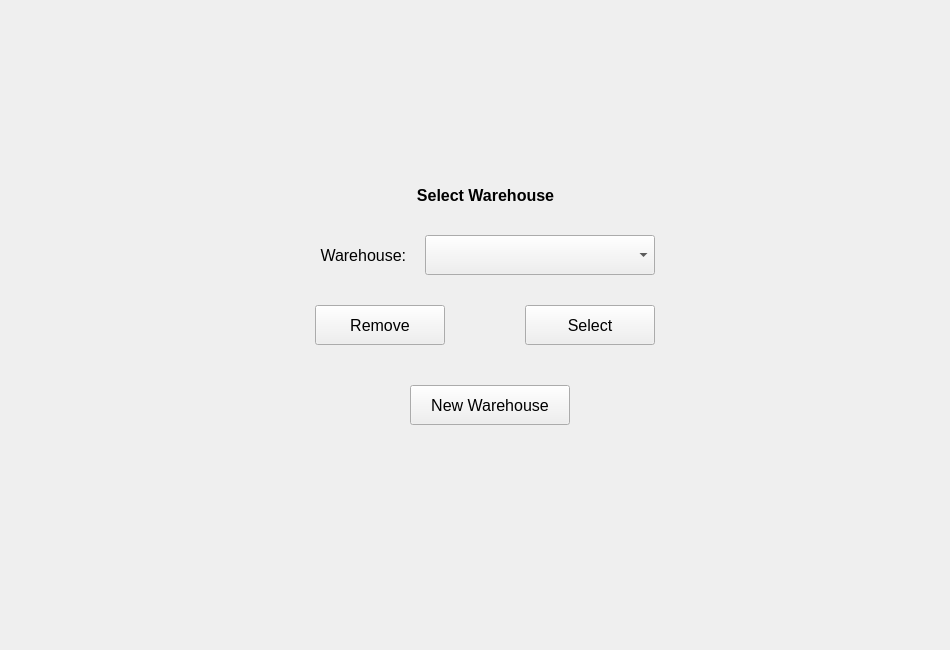
<?xml version="1.0" encoding="UTF-8"?>
<ui version="4.0">
 <class>MainWindow</class>
 <widget class="QMainWindow" name="MainWindow">
  <property name="geometry">
   <rect>
    <x>0</x>
    <y>0</y>
    <width>950</width>
    <height>650</height>
   </rect>
  </property>
  <property name="sizePolicy">
   <sizepolicy hsizetype="Ignored" vsizetype="Preferred">
    <horstretch>0</horstretch>
    <verstretch>0</verstretch>
   </sizepolicy>
  </property>
  <property name="font">
   <font>
    <pointsize>12</pointsize>
   </font>
  </property>
  <property name="windowTitle">
   <string>MainWindow</string>
  </property>
  <widget class="QWidget" name="centralWidget">
   <widget class="QStackedWidget" name="stackedWidget">
    <property name="enabled">
     <bool>true</bool>
    </property>
    <property name="geometry">
     <rect>
      <x>5</x>
      <y>5</y>
      <width>940</width>
      <height>640</height>
     </rect>
    </property>
    <property name="font">
     <font>
      <pointsize>12</pointsize>
     </font>
    </property>
    <property name="currentIndex">
     <number>0</number>
    </property>
    <widget class="QWidget" name="Main_page">
     <widget class="QPushButton" name="buttonNewWarehouse">
      <property name="geometry">
       <rect>
        <x>405</x>
        <y>380</y>
        <width>160</width>
        <height>40</height>
       </rect>
      </property>
      <property name="font">
       <font>
        <pointsize>12</pointsize>
       </font>
      </property>
      <property name="text">
       <string>New Warehouse</string>
      </property>
     </widget>
     <widget class="QLabel" name="label_2">
      <property name="geometry">
       <rect>
        <x>310</x>
        <y>170</y>
        <width>341</width>
        <height>40</height>
       </rect>
      </property>
      <property name="font">
       <font>
        <pointsize>12</pointsize>
        <weight>75</weight>
        <bold>true</bold>
       </font>
      </property>
      <property name="text">
       <string>Select Warehouse</string>
      </property>
      <property name="alignment">
       <set>Qt::AlignCenter</set>
      </property>
     </widget>
     <widget class="QPushButton" name="buttonSelectWarehouse">
      <property name="geometry">
       <rect>
        <x>520</x>
        <y>300</y>
        <width>130</width>
        <height>40</height>
       </rect>
      </property>
      <property name="font">
       <font>
        <pointsize>12</pointsize>
       </font>
      </property>
      <property name="text">
       <string>Select</string>
      </property>
     </widget>
     <widget class="QPushButton" name="buttonRemoveWarehouse">
      <property name="geometry">
       <rect>
        <x>310</x>
        <y>300</y>
        <width>130</width>
        <height>40</height>
       </rect>
      </property>
      <property name="font">
       <font>
        <pointsize>12</pointsize>
       </font>
      </property>
      <property name="text">
       <string>Remove</string>
      </property>
     </widget>
     <widget class="QComboBox" name="comboBoxWarehouse">
      <property name="geometry">
       <rect>
        <x>420</x>
        <y>230</y>
        <width>230</width>
        <height>40</height>
       </rect>
      </property>
      <property name="font">
       <font>
        <pointsize>12</pointsize>
        <kerning>true</kerning>
       </font>
      </property>
      <property name="editable">
       <bool>false</bool>
      </property>
     </widget>
     <widget class="QLabel" name="label">
      <property name="geometry">
       <rect>
        <x>280</x>
        <y>230</y>
        <width>130</width>
        <height>40</height>
       </rect>
      </property>
      <property name="font">
       <font>
        <pointsize>12</pointsize>
       </font>
      </property>
      <property name="text">
       <string>Warehouse:  </string>
      </property>
      <property name="alignment">
       <set>Qt::AlignRight|Qt::AlignTrailing|Qt::AlignVCenter</set>
      </property>
     </widget>
    </widget>
    <widget class="QWidget" name="Warehouse_page">
     <widget class="QLabel" name="labelTitle">
      <property name="enabled">
       <bool>true</bool>
      </property>
      <property name="geometry">
       <rect>
        <x>340</x>
        <y>170</y>
        <width>261</width>
        <height>40</height>
       </rect>
      </property>
      <property name="font">
       <font>
        <pointsize>12</pointsize>
        <weight>75</weight>
        <bold>true</bold>
       </font>
      </property>
      <property name="text">
       <string>Add New Warehouse</string>
      </property>
      <property name="alignment">
       <set>Qt::AlignCenter</set>
      </property>
     </widget>
     <widget class="QLineEdit" name="textWarehouseName">
      <property name="geometry">
       <rect>
        <x>400</x>
        <y>230</y>
        <width>200</width>
        <height>40</height>
       </rect>
      </property>
      <property name="font">
       <font>
        <pointsize>12</pointsize>
       </font>
      </property>
      <property name="text">
       <string/>
      </property>
      <property name="maxLength">
       <number>24</number>
      </property>
     </widget>
     <widget class="QLabel" name="labelName">
      <property name="geometry">
       <rect>
        <x>340</x>
        <y>230</y>
        <width>50</width>
        <height>40</height>
       </rect>
      </property>
      <property name="font">
       <font>
        <pointsize>12</pointsize>
       </font>
      </property>
      <property name="text">
       <string>Name:</string>
      </property>
      <property name="alignment">
       <set>Qt::AlignRight|Qt::AlignTrailing|Qt::AlignVCenter</set>
      </property>
     </widget>
     <widget class="QLabel" name="labelTruckCapacity">
      <property name="geometry">
       <rect>
        <x>340</x>
        <y>280</y>
        <width>120</width>
        <height>40</height>
       </rect>
      </property>
      <property name="font">
       <font>
        <pointsize>12</pointsize>
       </font>
      </property>
      <property name="layoutDirection">
       <enum>Qt::LeftToRight</enum>
      </property>
      <property name="text">
       <string>Truck Capacity:  </string>
      </property>
      <property name="alignment">
       <set>Qt::AlignRight|Qt::AlignTrailing|Qt::AlignVCenter</set>
      </property>
     </widget>
     <widget class="QLabel" name="labelGoodsCapacity">
      <property name="geometry">
       <rect>
        <x>340</x>
        <y>330</y>
        <width>120</width>
        <height>40</height>
       </rect>
      </property>
      <property name="font">
       <font>
        <pointsize>12</pointsize>
       </font>
      </property>
      <property name="text">
       <string>Goods Capacity: </string>
      </property>
      <property name="alignment">
       <set>Qt::AlignRight|Qt::AlignTrailing|Qt::AlignVCenter</set>
      </property>
     </widget>
     <widget class="QSpinBox" name="spinBoxWarehouseTruckCap">
      <property name="geometry">
       <rect>
        <x>520</x>
        <y>280</y>
        <width>80</width>
        <height>40</height>
       </rect>
      </property>
      <property name="suffix">
       <string/>
      </property>
      <property name="minimum">
       <number>1</number>
      </property>
      <property name="maximum">
       <number>100</number>
      </property>
      <property name="value">
       <number>1</number>
      </property>
      <property name="displayIntegerBase">
       <number>10</number>
      </property>
     </widget>
     <widget class="QSpinBox" name="spinBoxWarehouseGoodsCap">
      <property name="geometry">
       <rect>
        <x>520</x>
        <y>330</y>
        <width>80</width>
        <height>40</height>
       </rect>
      </property>
      <property name="minimum">
       <number>1</number>
      </property>
      <property name="maximum">
       <number>100</number>
      </property>
     </widget>
     <widget class="QPushButton" name="pushButtonAddWarehouse">
      <property name="geometry">
       <rect>
        <x>340</x>
        <y>390</y>
        <width>100</width>
        <height>40</height>
       </rect>
      </property>
      <property name="text">
       <string>Add</string>
      </property>
     </widget>
     <widget class="QPushButton" name="pushButtonBackToMain">
      <property name="geometry">
       <rect>
        <x>500</x>
        <y>390</y>
        <width>100</width>
        <height>40</height>
       </rect>
      </property>
      <property name="text">
       <string>Back</string>
      </property>
     </widget>
    </widget>
    <widget class="QWidget" name="Truck_page">
     <widget class="QLabel" name="labelWarehouseName">
      <property name="enabled">
       <bool>true</bool>
      </property>
      <property name="geometry">
       <rect>
        <x>50</x>
        <y>40</y>
        <width>851</width>
        <height>40</height>
       </rect>
      </property>
      <property name="font">
       <font>
        <pointsize>12</pointsize>
        <weight>75</weight>
        <bold>true</bold>
       </font>
      </property>
      <property name="text">
       <string>[warehouse_name]</string>
      </property>
      <property name="alignment">
       <set>Qt::AlignCenter</set>
      </property>
     </widget>
     <widget class="QListWidget" name="listWidgetWarehouseTrucks">
      <property name="geometry">
       <rect>
        <x>50</x>
        <y>119</y>
        <width>300</width>
        <height>381</height>
       </rect>
      </property>
     </widget>
     <widget class="QPushButton" name="pushButtonRemoveTruck">
      <property name="geometry">
       <rect>
        <x>50</x>
        <y>520</y>
        <width>120</width>
        <height>40</height>
       </rect>
      </property>
      <property name="text">
       <string>Remove</string>
      </property>
     </widget>
     <widget class="QPushButton" name="pushButtonSelectTruck">
      <property name="geometry">
       <rect>
        <x>230</x>
        <y>520</y>
        <width>120</width>
        <height>40</height>
       </rect>
      </property>
      <property name="text">
       <string>Select</string>
      </property>
     </widget>
     <widget class="QPushButton" name="pushButtonNewTruck">
      <property name="geometry">
       <rect>
        <x>120</x>
        <y>580</y>
        <width>160</width>
        <height>40</height>
       </rect>
      </property>
      <property name="text">
       <string>New Truck</string>
      </property>
     </widget>
     <widget class="QListWidget" name="listWidgetWarehouseGoods">
      <property name="geometry">
       <rect>
        <x>600</x>
        <y>119</y>
        <width>300</width>
        <height>381</height>
       </rect>
      </property>
     </widget>
     <widget class="QPushButton" name="pushButtonWarehouseRemoveGoods">
      <property name="geometry">
       <rect>
        <x>600</x>
        <y>520</y>
        <width>120</width>
        <height>40</height>
       </rect>
      </property>
      <property name="text">
       <string>Remove</string>
      </property>
     </widget>
     <widget class="QPushButton" name="pushButtonWarehouseSelectGoods">
      <property name="geometry">
       <rect>
        <x>780</x>
        <y>520</y>
        <width>120</width>
        <height>40</height>
       </rect>
      </property>
      <property name="text">
       <string>Select</string>
      </property>
     </widget>
     <widget class="QPushButton" name="pushButtonWarehouseNewGoods">
      <property name="geometry">
       <rect>
        <x>670</x>
        <y>580</y>
        <width>160</width>
        <height>40</height>
       </rect>
      </property>
      <property name="text">
       <string>New Goods</string>
      </property>
     </widget>
     <widget class="QPushButton" name="pushButtonBackToMain_2">
      <property name="geometry">
       <rect>
        <x>440</x>
        <y>550</y>
        <width>71</width>
        <height>41</height>
       </rect>
      </property>
      <property name="text">
       <string>Back</string>
      </property>
     </widget>
     <widget class="QLabel" name="label_4">
      <property name="geometry">
       <rect>
        <x>46</x>
        <y>93</y>
        <width>301</width>
        <height>16</height>
       </rect>
      </property>
      <property name="text">
       <string>Trucks:</string>
      </property>
      <property name="alignment">
       <set>Qt::AlignCenter</set>
      </property>
     </widget>
     <widget class="QLabel" name="label_5">
      <property name="geometry">
       <rect>
        <x>600</x>
        <y>90</y>
        <width>301</width>
        <height>21</height>
       </rect>
      </property>
      <property name="text">
       <string>Goods:</string>
      </property>
      <property name="alignment">
       <set>Qt::AlignCenter</set>
      </property>
     </widget>
    </widget>
    <widget class="QWidget" name="page">
     <widget class="QLabel" name="labelTruckName">
      <property name="enabled">
       <bool>true</bool>
      </property>
      <property name="geometry">
       <rect>
        <x>50</x>
        <y>40</y>
        <width>851</width>
        <height>40</height>
       </rect>
      </property>
      <property name="font">
       <font>
        <pointsize>12</pointsize>
        <weight>75</weight>
        <bold>true</bold>
       </font>
      </property>
      <property name="text">
       <string>[truck_name]</string>
      </property>
      <property name="alignment">
       <set>Qt::AlignCenter</set>
      </property>
     </widget>
     <widget class="QPushButton" name="pushButtonTruckSelectGoods">
      <property name="geometry">
       <rect>
        <x>230</x>
        <y>520</y>
        <width>120</width>
        <height>40</height>
       </rect>
      </property>
      <property name="text">
       <string>Select</string>
      </property>
     </widget>
     <widget class="QPushButton" name="pushButtonTruckNewGoods">
      <property name="geometry">
       <rect>
        <x>50</x>
        <y>580</y>
        <width>121</width>
        <height>40</height>
       </rect>
      </property>
      <property name="text">
       <string>New Goods</string>
      </property>
     </widget>
     <widget class="QListWidget" name="listWidgetTruckGoods">
      <property name="geometry">
       <rect>
        <x>50</x>
        <y>119</y>
        <width>300</width>
        <height>381</height>
       </rect>
      </property>
      <property name="alternatingRowColors">
       <bool>false</bool>
      </property>
     </widget>
     <widget class="QPushButton" name="pushButtonTruckRemoveGoods">
      <property name="geometry">
       <rect>
        <x>50</x>
        <y>520</y>
        <width>120</width>
        <height>40</height>
       </rect>
      </property>
      <property name="text">
       <string>Remove</string>
      </property>
     </widget>
     <widget class="QLineEdit" name="lineEditTruckDestination">
      <property name="geometry">
       <rect>
        <x>640</x>
        <y>250</y>
        <width>251</width>
        <height>41</height>
       </rect>
      </property>
     </widget>
     <widget class="QLabel" name="label_3">
      <property name="geometry">
       <rect>
        <x>540</x>
        <y>250</y>
        <width>91</width>
        <height>41</height>
       </rect>
      </property>
      <property name="text">
       <string>Destination:</string>
      </property>
      <property name="alignment">
       <set>Qt::AlignRight|Qt::AlignTrailing|Qt::AlignVCenter</set>
      </property>
     </widget>
     <widget class="QPushButton" name="pushButtonTruckChangeDestination">
      <property name="geometry">
       <rect>
        <x>630</x>
        <y>310</y>
        <width>171</width>
        <height>40</height>
       </rect>
      </property>
      <property name="text">
       <string>Save Destination</string>
      </property>
     </widget>
     <widget class="QPushButton" name="pushButtonBackToWarehouse">
      <property name="geometry">
       <rect>
        <x>440</x>
        <y>550</y>
        <width>71</width>
        <height>41</height>
       </rect>
      </property>
      <property name="text">
       <string>Back</string>
      </property>
     </widget>
     <widget class="QPushButton" name="pushButtonTruckMoveGoods">
      <property name="geometry">
       <rect>
        <x>230</x>
        <y>580</y>
        <width>121</width>
        <height>40</height>
       </rect>
      </property>
      <property name="text">
       <string>Move Goods</string>
      </property>
     </widget>
     <widget class="QLabel" name="label_6">
      <property name="geometry">
       <rect>
        <x>50</x>
        <y>90</y>
        <width>301</width>
        <height>21</height>
       </rect>
      </property>
      <property name="text">
       <string>Goods:</string>
      </property>
      <property name="alignment">
       <set>Qt::AlignCenter</set>
      </property>
     </widget>
    </widget>
    <widget class="QWidget" name="page_2">
     <widget class="QPushButton" name="pushButtonBackToWarehouse_2">
      <property name="geometry">
       <rect>
        <x>480</x>
        <y>430</y>
        <width>81</width>
        <height>41</height>
       </rect>
      </property>
      <property name="text">
       <string>Back</string>
      </property>
     </widget>
     <widget class="QLabel" name="labelGoodsName">
      <property name="enabled">
       <bool>true</bool>
      </property>
      <property name="geometry">
       <rect>
        <x>40</x>
        <y>170</y>
        <width>851</width>
        <height>40</height>
       </rect>
      </property>
      <property name="font">
       <font>
        <pointsize>12</pointsize>
        <weight>75</weight>
        <bold>true</bold>
       </font>
      </property>
      <property name="text">
       <string>[goods_name]</string>
      </property>
      <property name="alignment">
       <set>Qt::AlignCenter</set>
      </property>
     </widget>
     <widget class="QLineEdit" name="lineEditGoodsDestination">
      <property name="geometry">
       <rect>
        <x>420</x>
        <y>240</y>
        <width>201</width>
        <height>41</height>
       </rect>
      </property>
     </widget>
     <widget class="QLabel" name="label_7">
      <property name="geometry">
       <rect>
        <x>300</x>
        <y>240</y>
        <width>91</width>
        <height>41</height>
       </rect>
      </property>
      <property name="text">
       <string>Destination:</string>
      </property>
      <property name="alignment">
       <set>Qt::AlignLeading|Qt::AlignLeft|Qt::AlignVCenter</set>
      </property>
     </widget>
     <widget class="QLabel" name="label_8">
      <property name="geometry">
       <rect>
        <x>300</x>
        <y>300</y>
        <width>121</width>
        <height>41</height>
       </rect>
      </property>
      <property name="text">
       <string>Expiration Date:</string>
      </property>
      <property name="alignment">
       <set>Qt::AlignLeading|Qt::AlignLeft|Qt::AlignVCenter</set>
      </property>
     </widget>
     <widget class="QDoubleSpinBox" name="doubleSpinBoxGoodsWeight">
      <property name="geometry">
       <rect>
        <x>421</x>
        <y>360</y>
        <width>201</width>
        <height>41</height>
       </rect>
      </property>
      <property name="buttonSymbols">
       <enum>QAbstractSpinBox::UpDownArrows</enum>
      </property>
      <property name="suffix">
       <string> kg</string>
      </property>
      <property name="decimals">
       <number>2</number>
      </property>
      <property name="maximum">
       <double>1000.000000000000000</double>
      </property>
     </widget>
     <widget class="QLabel" name="label_9">
      <property name="geometry">
       <rect>
        <x>300</x>
        <y>360</y>
        <width>91</width>
        <height>41</height>
       </rect>
      </property>
      <property name="text">
       <string>Weight:</string>
      </property>
      <property name="alignment">
       <set>Qt::AlignLeading|Qt::AlignLeft|Qt::AlignVCenter</set>
      </property>
     </widget>
     <widget class="QDateEdit" name="dateEditGoodsDate">
      <property name="geometry">
       <rect>
        <x>419</x>
        <y>300</y>
        <width>201</width>
        <height>41</height>
       </rect>
      </property>
     </widget>
     <widget class="QPushButton" name="pushButtonSaveGoods">
      <property name="geometry">
       <rect>
        <x>370</x>
        <y>430</y>
        <width>81</width>
        <height>41</height>
       </rect>
      </property>
      <property name="text">
       <string>Save</string>
      </property>
     </widget>
    </widget>
    <widget class="QWidget" name="page_3">
     <widget class="QDoubleSpinBox" name="doubleSpinBoxNewGoodsWeight">
      <property name="geometry">
       <rect>
        <x>431</x>
        <y>390</y>
        <width>201</width>
        <height>41</height>
       </rect>
      </property>
      <property name="buttonSymbols">
       <enum>QAbstractSpinBox::UpDownArrows</enum>
      </property>
      <property name="suffix">
       <string> kg</string>
      </property>
      <property name="decimals">
       <number>2</number>
      </property>
      <property name="maximum">
       <double>1000.000000000000000</double>
      </property>
     </widget>
     <widget class="QLabel" name="label_10">
      <property name="geometry">
       <rect>
        <x>310</x>
        <y>270</y>
        <width>91</width>
        <height>41</height>
       </rect>
      </property>
      <property name="text">
       <string>Destination:</string>
      </property>
      <property name="alignment">
       <set>Qt::AlignLeading|Qt::AlignLeft|Qt::AlignVCenter</set>
      </property>
     </widget>
     <widget class="QPushButton" name="pushButtonBackToWarehouse_3">
      <property name="geometry">
       <rect>
        <x>480</x>
        <y>460</y>
        <width>71</width>
        <height>41</height>
       </rect>
      </property>
      <property name="text">
       <string>Back</string>
      </property>
     </widget>
     <widget class="QDateEdit" name="dateEditNewGoodsDate">
      <property name="geometry">
       <rect>
        <x>429</x>
        <y>330</y>
        <width>201</width>
        <height>41</height>
       </rect>
      </property>
     </widget>
     <widget class="QLabel" name="labelTruckName_3">
      <property name="enabled">
       <bool>true</bool>
      </property>
      <property name="geometry">
       <rect>
        <x>50</x>
        <y>150</y>
        <width>851</width>
        <height>40</height>
       </rect>
      </property>
      <property name="font">
       <font>
        <pointsize>12</pointsize>
        <weight>75</weight>
        <bold>true</bold>
       </font>
      </property>
      <property name="text">
       <string>Add New Goods</string>
      </property>
      <property name="alignment">
       <set>Qt::AlignCenter</set>
      </property>
     </widget>
     <widget class="QLineEdit" name="lineEditNewGoodsDestination">
      <property name="geometry">
       <rect>
        <x>430</x>
        <y>270</y>
        <width>201</width>
        <height>41</height>
       </rect>
      </property>
     </widget>
     <widget class="QLabel" name="label_11">
      <property name="geometry">
       <rect>
        <x>310</x>
        <y>390</y>
        <width>91</width>
        <height>41</height>
       </rect>
      </property>
      <property name="text">
       <string>Weight:</string>
      </property>
      <property name="alignment">
       <set>Qt::AlignLeading|Qt::AlignLeft|Qt::AlignVCenter</set>
      </property>
     </widget>
     <widget class="QLabel" name="label_12">
      <property name="geometry">
       <rect>
        <x>310</x>
        <y>330</y>
        <width>121</width>
        <height>41</height>
       </rect>
      </property>
      <property name="text">
       <string>Expiration Date:</string>
      </property>
      <property name="alignment">
       <set>Qt::AlignLeading|Qt::AlignLeft|Qt::AlignVCenter</set>
      </property>
     </widget>
     <widget class="QLabel" name="label_13">
      <property name="geometry">
       <rect>
        <x>310</x>
        <y>210</y>
        <width>91</width>
        <height>41</height>
       </rect>
      </property>
      <property name="text">
       <string>Name:</string>
      </property>
      <property name="alignment">
       <set>Qt::AlignLeading|Qt::AlignLeft|Qt::AlignVCenter</set>
      </property>
     </widget>
     <widget class="QLineEdit" name="lineEditNewGoodsName">
      <property name="geometry">
       <rect>
        <x>430</x>
        <y>210</y>
        <width>201</width>
        <height>41</height>
       </rect>
      </property>
     </widget>
     <widget class="QPushButton" name="pushButtonAddGoodsToWarehouseOrTruck">
      <property name="geometry">
       <rect>
        <x>380</x>
        <y>460</y>
        <width>71</width>
        <height>41</height>
       </rect>
      </property>
      <property name="text">
       <string>Add</string>
      </property>
     </widget>
    </widget>
    <widget class="QWidget" name="page_4">
     <widget class="QLineEdit" name="lineEditNewTruckName">
      <property name="geometry">
       <rect>
        <x>420</x>
        <y>230</y>
        <width>201</width>
        <height>41</height>
       </rect>
      </property>
     </widget>
     <widget class="QPushButton" name="pushButtonAddTruck">
      <property name="geometry">
       <rect>
        <x>380</x>
        <y>410</y>
        <width>71</width>
        <height>41</height>
       </rect>
      </property>
      <property name="text">
       <string>Add</string>
      </property>
     </widget>
     <widget class="QLabel" name="label_14">
      <property name="geometry">
       <rect>
        <x>310</x>
        <y>230</y>
        <width>91</width>
        <height>41</height>
       </rect>
      </property>
      <property name="text">
       <string>Name:</string>
      </property>
      <property name="alignment">
       <set>Qt::AlignLeading|Qt::AlignLeft|Qt::AlignVCenter</set>
      </property>
     </widget>
     <widget class="QLabel" name="label_15">
      <property name="geometry">
       <rect>
        <x>310</x>
        <y>290</y>
        <width>91</width>
        <height>41</height>
       </rect>
      </property>
      <property name="text">
       <string>Destination:</string>
      </property>
      <property name="alignment">
       <set>Qt::AlignLeading|Qt::AlignLeft|Qt::AlignVCenter</set>
      </property>
     </widget>
     <widget class="QLineEdit" name="lineEditNewTruckDestination">
      <property name="geometry">
       <rect>
        <x>420</x>
        <y>290</y>
        <width>201</width>
        <height>41</height>
       </rect>
      </property>
     </widget>
     <widget class="QPushButton" name="pushButtonBackToWarehouse_4">
      <property name="geometry">
       <rect>
        <x>480</x>
        <y>410</y>
        <width>71</width>
        <height>41</height>
       </rect>
      </property>
      <property name="text">
       <string>Back</string>
      </property>
     </widget>
     <widget class="QLabel" name="labelTruckName_4">
      <property name="enabled">
       <bool>true</bool>
      </property>
      <property name="geometry">
       <rect>
        <x>40</x>
        <y>170</y>
        <width>851</width>
        <height>40</height>
       </rect>
      </property>
      <property name="font">
       <font>
        <pointsize>12</pointsize>
        <weight>75</weight>
        <bold>true</bold>
       </font>
      </property>
      <property name="text">
       <string>Add New Truck</string>
      </property>
      <property name="alignment">
       <set>Qt::AlignCenter</set>
      </property>
     </widget>
     <widget class="QSpinBox" name="spinBoxTruckGoodsCap">
      <property name="geometry">
       <rect>
        <x>481</x>
        <y>350</y>
        <width>141</width>
        <height>41</height>
       </rect>
      </property>
      <property name="minimum">
       <number>1</number>
      </property>
      <property name="maximum">
       <number>100</number>
      </property>
      <property name="value">
       <number>1</number>
      </property>
     </widget>
     <widget class="QLabel" name="label_18">
      <property name="geometry">
       <rect>
        <x>310</x>
        <y>350</y>
        <width>121</width>
        <height>41</height>
       </rect>
      </property>
      <property name="text">
       <string>Goods Capacity:</string>
      </property>
      <property name="alignment">
       <set>Qt::AlignLeading|Qt::AlignLeft|Qt::AlignVCenter</set>
      </property>
     </widget>
    </widget>
    <widget class="QWidget" name="page_5">
     <widget class="QListWidget" name="listWidgetMoveTruckGoods">
      <property name="geometry">
       <rect>
        <x>40</x>
        <y>129</y>
        <width>300</width>
        <height>471</height>
       </rect>
      </property>
      <property name="selectionMode">
       <enum>QAbstractItemView::ExtendedSelection</enum>
      </property>
     </widget>
     <widget class="QLabel" name="label_16">
      <property name="geometry">
       <rect>
        <x>36</x>
        <y>103</y>
        <width>301</width>
        <height>16</height>
       </rect>
      </property>
      <property name="text">
       <string>Truck Goods:</string>
      </property>
      <property name="alignment">
       <set>Qt::AlignCenter</set>
      </property>
     </widget>
     <widget class="QLabel" name="label_17">
      <property name="geometry">
       <rect>
        <x>590</x>
        <y>100</y>
        <width>301</width>
        <height>21</height>
       </rect>
      </property>
      <property name="text">
       <string>Warehouse Goods:</string>
      </property>
      <property name="alignment">
       <set>Qt::AlignCenter</set>
      </property>
     </widget>
     <widget class="QLabel" name="labelWarehouseName_2">
      <property name="enabled">
       <bool>true</bool>
      </property>
      <property name="geometry">
       <rect>
        <x>40</x>
        <y>50</y>
        <width>851</width>
        <height>40</height>
       </rect>
      </property>
      <property name="font">
       <font>
        <pointsize>12</pointsize>
        <weight>75</weight>
        <bold>true</bold>
       </font>
      </property>
      <property name="text">
       <string>Move Goods</string>
      </property>
      <property name="alignment">
       <set>Qt::AlignCenter</set>
      </property>
     </widget>
     <widget class="QListWidget" name="listWidgetMoveWarehouseGoods">
      <property name="geometry">
       <rect>
        <x>590</x>
        <y>129</y>
        <width>300</width>
        <height>471</height>
       </rect>
      </property>
      <property name="selectionMode">
       <enum>QAbstractItemView::ExtendedSelection</enum>
      </property>
     </widget>
     <widget class="QPushButton" name="pushButtonBackToTruck">
      <property name="geometry">
       <rect>
        <x>430</x>
        <y>390</y>
        <width>71</width>
        <height>41</height>
       </rect>
      </property>
      <property name="text">
       <string>Back</string>
      </property>
     </widget>
     <widget class="QPushButton" name="pushButtonMoveToTruck">
      <property name="geometry">
       <rect>
        <x>430</x>
        <y>270</y>
        <width>71</width>
        <height>41</height>
       </rect>
      </property>
      <property name="text">
       <string>&lt;-</string>
      </property>
     </widget>
     <widget class="QPushButton" name="pushButtonMoveToWarehouse">
      <property name="geometry">
       <rect>
        <x>430</x>
        <y>330</y>
        <width>71</width>
        <height>41</height>
       </rect>
      </property>
      <property name="text">
       <string>-&gt;</string>
      </property>
     </widget>
    </widget>
   </widget>
  </widget>
 </widget>
 <layoutdefault spacing="6" margin="11"/>
 <resources/>
 <connections/>
</ui>
